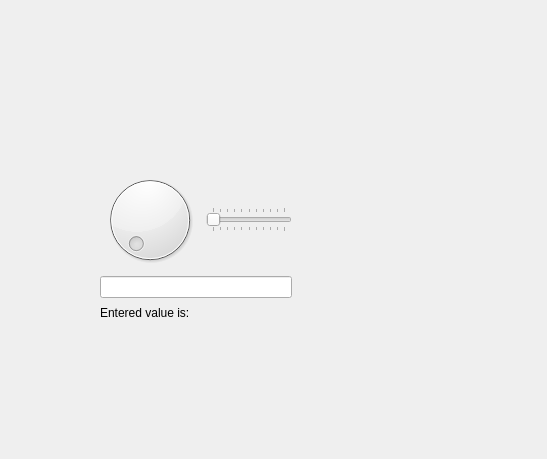
<?xml version="1.0" encoding="UTF-8"?>
<ui version="4.0">
 <class>Widget</class>
 <widget class="QWidget" name="Widget">
  <property name="geometry">
   <rect>
    <x>0</x>
    <y>0</y>
    <width>547</width>
    <height>459</height>
   </rect>
  </property>
  <property name="windowTitle">
   <string>Widget</string>
  </property>
  <widget class="QLabel" name="display">
   <property name="geometry">
    <rect>
     <x>300</x>
     <y>190</y>
     <width>131</width>
     <height>21</height>
    </rect>
   </property>
   <property name="text">
    <string/>
   </property>
  </widget>
  <widget class="QWidget" name="">
   <property name="geometry">
    <rect>
     <x>100</x>
     <y>170</y>
     <width>192</width>
     <height>151</height>
    </rect>
   </property>
   <layout class="QGridLayout" name="gridLayout">
    <item row="0" column="0">
     <widget class="QDial" name="dial"/>
    </item>
    <item row="0" column="1">
     <widget class="QSlider" name="slider">
      <property name="minimum">
       <number>0</number>
      </property>
      <property name="maximum">
       <number>100</number>
      </property>
      <property name="orientation">
       <enum>Qt::Horizontal</enum>
      </property>
      <property name="tickPosition">
       <enum>QSlider::TicksBothSides</enum>
      </property>
     </widget>
    </item>
    <item row="1" column="0" colspan="2">
     <widget class="QLineEdit" name="lineEdit"/>
    </item>
    <item row="2" column="0">
     <widget class="QLabel" name="label">
      <property name="text">
       <string>Entered value is:</string>
      </property>
     </widget>
    </item>
    <item row="2" column="1">
     <widget class="QLabel" name="displayLabel">
      <property name="text">
       <string/>
      </property>
     </widget>
    </item>
   </layout>
  </widget>
 </widget>
 <resources/>
 <connections>
  <connection>
   <sender>dial</sender>
   <signal>valueChanged(int)</signal>
   <receiver>slider</receiver>
   <slot>setValue(int)</slot>
   <hints>
    <hint type="sourcelabel">
     <x>124</x>
     <y>201</y>
    </hint>
    <hint type="destinationlabel">
     <x>237</x>
     <y>215</y>
    </hint>
   </hints>
  </connection>
  <connection>
   <sender>lineEdit</sender>
   <signal>textChanged(QString)</signal>
   <receiver>displayLabel</receiver>
   <slot>setText(QString)</slot>
   <hints>
    <hint type="sourcelabel">
     <x>156</x>
     <y>286</y>
    </hint>
    <hint type="destinationlabel">
     <x>248</x>
     <y>311</y>
    </hint>
   </hints>
  </connection>
 </connections>
</ui>
